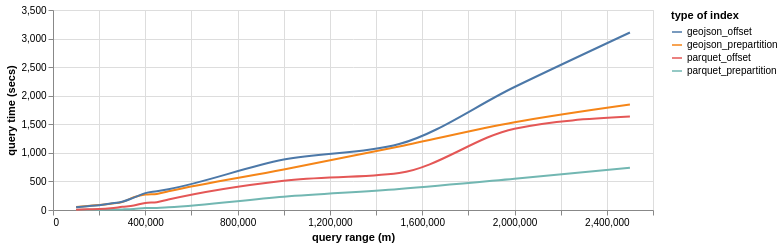

The notebook cell this image was saved under:
### Code cell
alt.Chart(sources_stack.query("depth==4 and radius_meter < 3000000")).mark_line(interpolate="monotone").encode(
    x=alt.X("radius_meter:Q").title('query range (m)'), #.scale(type="log"),
    y=alt.Y("query_time:Q").title('query time (secs)'),
    color=alt.Color("indexing:N", legend=alt.Legend(title="type of index"))
).properties(
    width=600,
    height=200
)

### Figure 1 — Vega-Lite specification as saved in the notebook (floating-point values rounded to 4 significant figures)
{"config": {"view": {"continuousWidth": 300, "continuousHeight": 300}}, "data": {"name": "data-4c832d6794d644b184dc424f97c5e2b2"}, "mark": {"type": "line", "interpolate": "monotone"}, "encoding": {"color": {"field": "indexing", "legend": {"title": "type of index"}, "type": "nominal"}, "x": {"field": "radius_meter", "title": "query range (m)", "type": "quantitative"}, "y": {"field": "query_time", "title": "query time (secs)", "type": "quantitative"}}, "height": 200, "width": 600, "$schema": "https://vega.github.io/schema/vega-lite/v5.17.0.json", "datasets": {"data-4c832d6794d644b184dc424f97c5e2b2": [{"radius_meter": 100000, "depth": 4, "query_time": 54.31, "join_time": 1.217, "features": 276675, "indexing": "geojson_prepartition"}, {"radius_meter": 150000, "depth": 4, "query_time": 70.12, "join_time": 1.339, "features": 352579, "indexing": "geojson_prepartition"}, {"radius_meter": 200000, "depth": 4, "query_time": 87.41, "join_time": 1.712, "features": 451052, "indexing": "geojson_prepartition"}, {"radius_meter": 250000, "depth": 4, "query_time": 110.6, "join_time": 2.057, "features": 535865, "indexing": "geojson_prepartition"}, {"radius_meter": 300000, "depth": 4, "query_time": 139.2, "join_time": 2.548, "features": 664422, "indexing": "geojson_prepartition"}, {"radius_meter": 350000, "depth": 4, "query_time": 222.5, "join_time": 3.795, "features": 872788, "indexing": "geojson_prepartition"}, {"radius_meter": 400000, "depth": 4, "query_time": 269.9, "join_time": 4.816, "features": 1257155, "indexing": "geojson_prepartition"}, {"radius_meter": 450000, "depth": 4, "query_time": 281.1, "join_time": 5.638, "features": 1507937, "indexing": "geojson_prepartition"}, {"radius_meter": 500000, "depth": 4, "query_time": 327.3, "join_time": 6.361, "features": 1653734, "indexing": "geojson_prepartition"}, {"radius_meter": 1000000, "depth": 4, "query_time": 708.1, "join_time": 12.61, "features": 3238147, "indexing": "geojson_prepartition"}, {"radius_meter": 1500000, "depth": 4, "query_time": 1112.0, "join_time": 18.58, "features": 4709861, "indexing": "geojson_prepartition"}, {"radius_meter": 2000000, "depth": 4, "query_time": 1535.0, "join_time": 29.55, "features": 6897186, "indexing": "geojson_prepartition"}, {"radius_meter": 2500000, "depth": 4, "query_time": 1846.0, "join_time": 38.58, "features": 8410072, "indexing": "geojson_prepartition"}, {"radius_meter": 100000, "depth": 4, "query_time": 48.13, "join_time": 0.9336, "features": 276675, "indexing": "geojson_offset"}, {"radius_meter": 150000, "depth": 4, "query_time": 66.95, "join_time": 1.11, "features": 352579, "indexing": "geojson_offset"}, {"radius_meter": 200000, "depth": 4, "query_time": 85.14, "join_time": 1.329, "features": 451052, "indexing": "geojson_offset"}, {"radius_meter": 250000, "depth": 4, "query_time": 114.2, "join_time": 1.601, "features": 535865, "indexing": "geojson_offset"}, {"radius_meter": 300000, "depth": 4, "query_time": 144.3, "join_time": 1.986, "features": 664422, "indexing": "geojson_offset"}, {"radius_meter": 350000, "depth": 4, "query_time": 215.6, "join_time": 2.954, "features": 872788, "indexing": "geojson_offset"}, {"radius_meter": 400000, "depth": 4, "query_time": 295.5, "join_time": 3.759, "features": 1257155, "indexing": "geojson_offset"}, {"radius_meter": 450000, "depth": 4, "query_time": 328.1, "join_time": 4.333, "features": 1507937, "indexing": "geojson_offset"}, {"radius_meter": 500000, "depth": 4, "query_time": 364.4, "join_time": 4.955, "features": 1653734, "indexing": "geojson_offset"}, {"radius_meter": 1000000, "depth": 4, "query_time": 882.4, "join_time": 9.337, "features": 3238147, "indexing": "geojson_offset"}, {"radius_meter": 1500000, "depth": 4, "query_time": 1154.0, "join_time": 14.54, "features": 4709861, "indexing": "geojson_offset"}, {"radius_meter": 2000000, "depth": 4, "query_time": 2153.0, "join_time": 22.24, "features": 6897186, "indexing": "geojson_offset"}, {"radius_meter": 2500000, "depth": 4, "query_time": 3106.0, "join_time": 29.69, "features": 8410072, "indexing": "geojson_offset"}, {"radius_meter": 100000, "depth": 4, "query_time": 2.559, "join_time": 0.6745, "features": 276675, "indexing": "parquet_prepartition"}, {"radius_meter": 150000, "depth": 4, "query_time": 4.351, "join_time": 0.8255, "features": 352579, "indexing": "parquet_prepartition"}, {"radius_meter": 200000, "depth": 4, "query_time": 6.304, "join_time": 1.028, "features": 451052, "indexing": "parquet_prepartition"}, {"radius_meter": 250000, "depth": 4, "query_time": 8.629, "join_time": 1.237, "features": 535865, "indexing": "parquet_prepartition"}, {"radius_meter": 300000, "depth": 4, "query_time": 10.84, "join_time": 1.551, "features": 664422, "indexing": "parquet_prepartition"}, {"radius_meter": 350000, "depth": 4, "query_time": 16.13, "join_time": 2.348, "features": 872788, "indexing": "parquet_prepartition"}, {"radius_meter": 400000, "depth": 4, "query_time": 33.78, "join_time": 2.993, "features": 1257155, "indexing": "parquet_prepartition"}, {"radius_meter": 450000, "depth": 4, "query_time": 35.29, "join_time": 3.459, "features": 1507937, "indexing": "parquet_prepartition"}, {"radius_meter": 500000, "depth": 4, "query_time": 46.53, "join_time": 3.944, "features": 1653734, "indexing": "parquet_prepartition"}, {"radius_meter": 1000000, "depth": 4, "query_time": 232.0, "join_time": 7.84, "features": 3238144, "indexing": "parquet_prepartition"}, {"radius_meter": 1500000, "depth": 4, "query_time": 367.1, "join_time": 11.77, "features": 4709858, "indexing": "parquet_prepartition"}, {"radius_meter": 2000000, "depth": 4, "query_time": 547.2, "join_time": 17.38, "features": 6897183, "indexing": "parquet_prepartition"}, {"radius_meter": 2500000, "depth": 4, "query_time": 740.4, "join_time": 21.19, "features": 8410069, "indexing": "parquet_prepartition"}, {"radius_meter": 100000, "depth": 4, "query_time": 5.209, "join_time": 0.569, "features": 276675, "indexing": "parquet_offset"}, {"radius_meter": 150000, "depth": 4, "query_time": 12.28, "join_time": 0.7634, "features": 352579, "indexing": "parquet_offset"}, {"radius_meter": 200000, "depth": 4, "query_time": 17.33, "join_time": 0.9461, "features": 451052, "indexing": "parquet_offset"}, {"radius_meter": 250000, "depth": 4, "query_time": 31.36, "join_time": 1.168, "features": 535865, "indexing": "parquet_offset"}, {"radius_meter": 300000, "depth": 4, "query_time": 55.42, "join_time": 1.449, "features": 664422, "indexing": "parquet_offset"}, {"radius_meter": 350000, "depth": 4, "query_time": 77.35, "join_time": 2.21, "features": 872788, "indexing": "parquet_offset"}, {"radius_meter": 400000, "depth": 4, "query_time": 124.2, "join_time": 2.875, "features": 1257155, "indexing": "parquet_offset"}, {"radius_meter": 450000, "depth": 4, "query_time": 136.6, "join_time": 3.206, "features": 1507937, "indexing": "parquet_offset"}, {"radius_meter": 500000, "depth": 4, "query_time": 183.8, "join_time": 3.581, "features": 1653734, "indexing": "parquet_offset"}, {"radius_meter": 1000000, "depth": 4, "query_time": 513.2, "join_time": 6.862, "features": 3238147, "indexing": "parquet_offset"}, {"radius_meter": 1500000, "depth": 4, "query_time": 647.2, "join_time": 10.39, "features": 4709861, "indexing": "parquet_offset"}, {"radius_meter": 2000000, "depth": 4, "query_time": 1423.0, "join_time": 15.44, "features": 6897186, "indexing": "parquet_offset"}, {"radius_meter": 2500000, "depth": 4, "query_time": 1634.0, "join_time": 18.42, "features": 8410072, "indexing": "parquet_offset"}]}}
